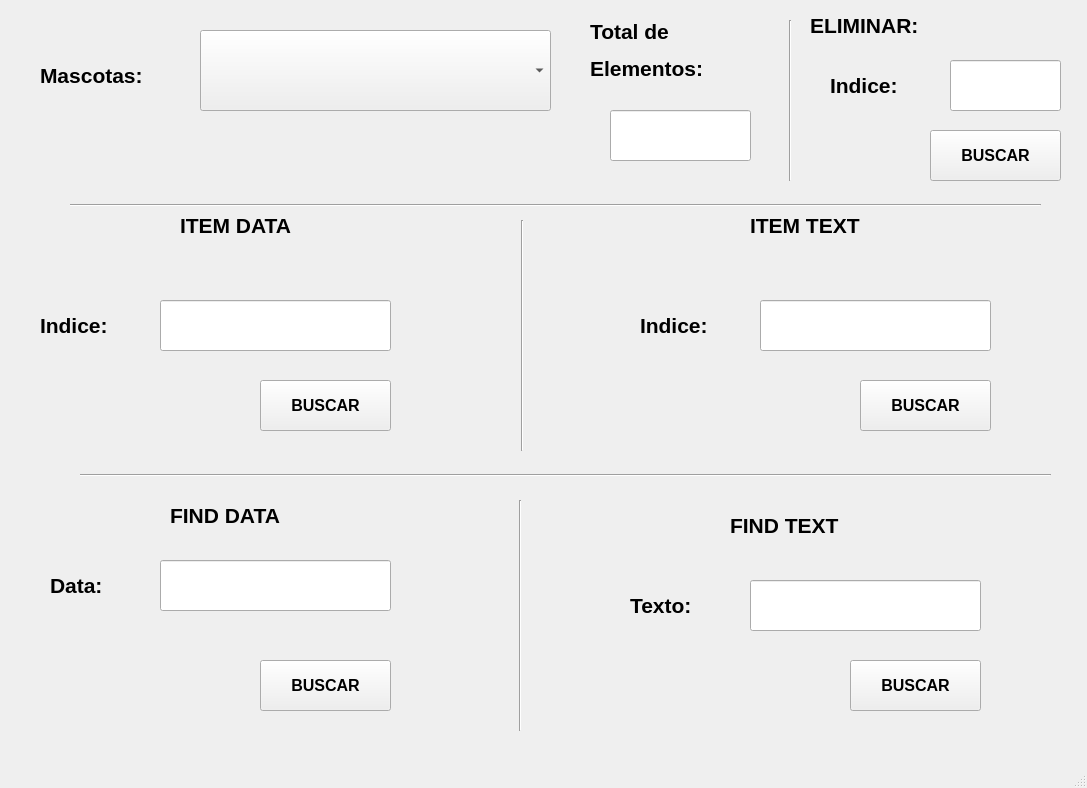
<?xml version="1.0" encoding="UTF-8"?>
<ui version="4.0">
 <class>MainWindow</class>
 <widget class="QMainWindow" name="MainWindow">
  <property name="geometry">
   <rect>
    <x>0</x>
    <y>0</y>
    <width>1087</width>
    <height>788</height>
   </rect>
  </property>
  <property name="windowTitle">
   <string>MainWindow</string>
  </property>
  <widget class="QWidget" name="centralwidget">
   <widget class="QComboBox" name="comboBox">
    <property name="geometry">
     <rect>
      <x>200</x>
      <y>30</y>
      <width>351</width>
      <height>81</height>
     </rect>
    </property>
    <property name="font">
     <font>
      <pointsize>18</pointsize>
      <weight>75</weight>
      <bold>true</bold>
     </font>
    </property>
   </widget>
   <widget class="QLabel" name="label">
    <property name="geometry">
     <rect>
      <x>40</x>
      <y>50</y>
      <width>141</width>
      <height>51</height>
     </rect>
    </property>
    <property name="font">
     <font>
      <pointsize>16</pointsize>
      <weight>75</weight>
      <bold>true</bold>
     </font>
    </property>
    <property name="text">
     <string>Mascotas:</string>
    </property>
   </widget>
   <widget class="QLabel" name="label_2">
    <property name="geometry">
     <rect>
      <x>40</x>
      <y>300</y>
      <width>101</width>
      <height>51</height>
     </rect>
    </property>
    <property name="font">
     <font>
      <pointsize>16</pointsize>
      <weight>75</weight>
      <bold>true</bold>
     </font>
    </property>
    <property name="text">
     <string>Indice:</string>
    </property>
   </widget>
   <widget class="QLabel" name="label_4">
    <property name="geometry">
     <rect>
      <x>590</x>
      <y>10</y>
      <width>161</width>
      <height>81</height>
     </rect>
    </property>
    <property name="font">
     <font>
      <pointsize>16</pointsize>
      <weight>75</weight>
      <bold>true</bold>
     </font>
    </property>
    <property name="text">
     <string>&lt;html&gt;&lt;head/&gt;&lt;body&gt;&lt;p&gt;Total de &lt;/p&gt;&lt;p&gt;Elementos:&lt;/p&gt;&lt;/body&gt;&lt;/html&gt;</string>
    </property>
   </widget>
   <widget class="QLineEdit" name="txt_indiceItemData">
    <property name="geometry">
     <rect>
      <x>160</x>
      <y>300</y>
      <width>231</width>
      <height>51</height>
     </rect>
    </property>
   </widget>
   <widget class="QLineEdit" name="txt_totalElementos">
    <property name="geometry">
     <rect>
      <x>610</x>
      <y>110</y>
      <width>141</width>
      <height>51</height>
     </rect>
    </property>
    <property name="font">
     <font>
      <pointsize>16</pointsize>
      <weight>75</weight>
      <bold>true</bold>
     </font>
    </property>
    <property name="alignment">
     <set>Qt::AlignCenter</set>
    </property>
   </widget>
   <widget class="Line" name="line">
    <property name="geometry">
     <rect>
      <x>80</x>
      <y>450</y>
      <width>971</width>
      <height>51</height>
     </rect>
    </property>
    <property name="orientation">
     <enum>Qt::Horizontal</enum>
    </property>
   </widget>
   <widget class="QLabel" name="label_3">
    <property name="geometry">
     <rect>
      <x>170</x>
      <y>490</y>
      <width>191</width>
      <height>51</height>
     </rect>
    </property>
    <property name="font">
     <font>
      <pointsize>16</pointsize>
      <weight>75</weight>
      <bold>true</bold>
     </font>
    </property>
    <property name="text">
     <string>FIND DATA</string>
    </property>
   </widget>
   <widget class="QLabel" name="label_5">
    <property name="geometry">
     <rect>
      <x>730</x>
      <y>500</y>
      <width>191</width>
      <height>51</height>
     </rect>
    </property>
    <property name="font">
     <font>
      <pointsize>16</pointsize>
      <weight>75</weight>
      <bold>true</bold>
     </font>
    </property>
    <property name="text">
     <string>FIND TEXT</string>
    </property>
   </widget>
   <widget class="QLabel" name="label_6">
    <property name="geometry">
     <rect>
      <x>180</x>
      <y>200</y>
      <width>191</width>
      <height>51</height>
     </rect>
    </property>
    <property name="font">
     <font>
      <pointsize>16</pointsize>
      <weight>75</weight>
      <bold>true</bold>
     </font>
    </property>
    <property name="text">
     <string>ITEM DATA</string>
    </property>
   </widget>
   <widget class="QLabel" name="label_7">
    <property name="geometry">
     <rect>
      <x>750</x>
      <y>200</y>
      <width>191</width>
      <height>51</height>
     </rect>
    </property>
    <property name="font">
     <font>
      <pointsize>16</pointsize>
      <weight>75</weight>
      <bold>true</bold>
     </font>
    </property>
    <property name="text">
     <string>ITEM TEXT</string>
    </property>
   </widget>
   <widget class="QLabel" name="label_8">
    <property name="geometry">
     <rect>
      <x>640</x>
      <y>300</y>
      <width>101</width>
      <height>51</height>
     </rect>
    </property>
    <property name="font">
     <font>
      <pointsize>16</pointsize>
      <weight>75</weight>
      <bold>true</bold>
     </font>
    </property>
    <property name="text">
     <string>Indice:</string>
    </property>
   </widget>
   <widget class="QLineEdit" name="txt_indiceItemText">
    <property name="geometry">
     <rect>
      <x>760</x>
      <y>300</y>
      <width>231</width>
      <height>51</height>
     </rect>
    </property>
   </widget>
   <widget class="QLabel" name="label_9">
    <property name="geometry">
     <rect>
      <x>50</x>
      <y>560</y>
      <width>101</width>
      <height>51</height>
     </rect>
    </property>
    <property name="font">
     <font>
      <pointsize>16</pointsize>
      <weight>75</weight>
      <bold>true</bold>
     </font>
    </property>
    <property name="text">
     <string>Data:</string>
    </property>
   </widget>
   <widget class="QLineEdit" name="txt_dataFind">
    <property name="geometry">
     <rect>
      <x>160</x>
      <y>560</y>
      <width>231</width>
      <height>51</height>
     </rect>
    </property>
   </widget>
   <widget class="QLineEdit" name="txt_TextFind">
    <property name="geometry">
     <rect>
      <x>750</x>
      <y>580</y>
      <width>231</width>
      <height>51</height>
     </rect>
    </property>
   </widget>
   <widget class="QLabel" name="label_10">
    <property name="geometry">
     <rect>
      <x>630</x>
      <y>580</y>
      <width>101</width>
      <height>51</height>
     </rect>
    </property>
    <property name="font">
     <font>
      <pointsize>16</pointsize>
      <weight>75</weight>
      <bold>true</bold>
     </font>
    </property>
    <property name="text">
     <string>Texto:</string>
    </property>
   </widget>
   <widget class="QPushButton" name="btn_itemData">
    <property name="geometry">
     <rect>
      <x>260</x>
      <y>380</y>
      <width>131</width>
      <height>51</height>
     </rect>
    </property>
    <property name="font">
     <font>
      <pointsize>12</pointsize>
      <weight>75</weight>
      <bold>true</bold>
     </font>
    </property>
    <property name="text">
     <string>BUSCAR</string>
    </property>
   </widget>
   <widget class="QPushButton" name="btn_findData">
    <property name="geometry">
     <rect>
      <x>260</x>
      <y>660</y>
      <width>131</width>
      <height>51</height>
     </rect>
    </property>
    <property name="font">
     <font>
      <pointsize>12</pointsize>
      <weight>75</weight>
      <bold>true</bold>
     </font>
    </property>
    <property name="text">
     <string>BUSCAR</string>
    </property>
   </widget>
   <widget class="QPushButton" name="btn_itemText">
    <property name="geometry">
     <rect>
      <x>860</x>
      <y>380</y>
      <width>131</width>
      <height>51</height>
     </rect>
    </property>
    <property name="font">
     <font>
      <pointsize>12</pointsize>
      <weight>75</weight>
      <bold>true</bold>
     </font>
    </property>
    <property name="text">
     <string>BUSCAR</string>
    </property>
   </widget>
   <widget class="QPushButton" name="btn_findText">
    <property name="geometry">
     <rect>
      <x>850</x>
      <y>660</y>
      <width>131</width>
      <height>51</height>
     </rect>
    </property>
    <property name="font">
     <font>
      <pointsize>12</pointsize>
      <weight>75</weight>
      <bold>true</bold>
     </font>
    </property>
    <property name="text">
     <string>BUSCAR</string>
    </property>
   </widget>
   <widget class="Line" name="line_2">
    <property name="geometry">
     <rect>
      <x>70</x>
      <y>180</y>
      <width>971</width>
      <height>51</height>
     </rect>
    </property>
    <property name="orientation">
     <enum>Qt::Horizontal</enum>
    </property>
   </widget>
   <widget class="Line" name="line_3">
    <property name="geometry">
     <rect>
      <x>512</x>
      <y>220</y>
      <width>21</width>
      <height>231</height>
     </rect>
    </property>
    <property name="orientation">
     <enum>Qt::Vertical</enum>
    </property>
   </widget>
   <widget class="Line" name="line_4">
    <property name="geometry">
     <rect>
      <x>510</x>
      <y>500</y>
      <width>21</width>
      <height>231</height>
     </rect>
    </property>
    <property name="orientation">
     <enum>Qt::Vertical</enum>
    </property>
   </widget>
   <widget class="Line" name="line_5">
    <property name="geometry">
     <rect>
      <x>780</x>
      <y>20</y>
      <width>21</width>
      <height>161</height>
     </rect>
    </property>
    <property name="orientation">
     <enum>Qt::Vertical</enum>
    </property>
   </widget>
   <widget class="QPushButton" name="btn_eliminar">
    <property name="geometry">
     <rect>
      <x>930</x>
      <y>130</y>
      <width>131</width>
      <height>51</height>
     </rect>
    </property>
    <property name="font">
     <font>
      <pointsize>12</pointsize>
      <weight>75</weight>
      <bold>true</bold>
     </font>
    </property>
    <property name="text">
     <string>BUSCAR</string>
    </property>
   </widget>
   <widget class="QLabel" name="label_11">
    <property name="geometry">
     <rect>
      <x>830</x>
      <y>60</y>
      <width>101</width>
      <height>51</height>
     </rect>
    </property>
    <property name="font">
     <font>
      <pointsize>16</pointsize>
      <weight>75</weight>
      <bold>true</bold>
     </font>
    </property>
    <property name="text">
     <string>Indice:</string>
    </property>
   </widget>
   <widget class="QLineEdit" name="txt_indiceEliminar">
    <property name="geometry">
     <rect>
      <x>950</x>
      <y>60</y>
      <width>111</width>
      <height>51</height>
     </rect>
    </property>
   </widget>
   <widget class="QLabel" name="label_12">
    <property name="geometry">
     <rect>
      <x>810</x>
      <y>0</y>
      <width>191</width>
      <height>51</height>
     </rect>
    </property>
    <property name="font">
     <font>
      <pointsize>16</pointsize>
      <weight>75</weight>
      <bold>true</bold>
     </font>
    </property>
    <property name="text">
     <string>ELIMINAR:</string>
    </property>
   </widget>
  </widget>
  <widget class="QMenuBar" name="menubar">
   <property name="geometry">
    <rect>
     <x>0</x>
     <y>0</y>
     <width>1087</width>
     <height>26</height>
    </rect>
   </property>
  </widget>
  <widget class="QStatusBar" name="statusbar"/>
 </widget>
 <resources/>
 <connections/>
</ui>
